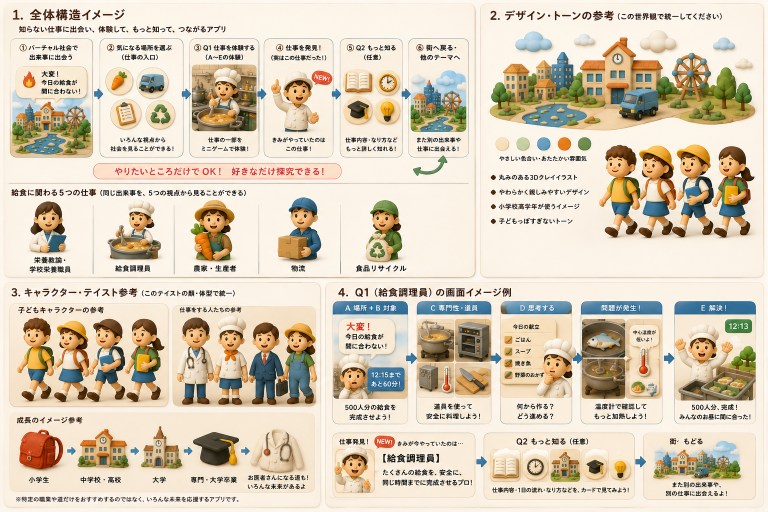
#> input picture assets-source/board1.png, 1536 x 1024 px (shown at 1/2 size)
$ python extract.py
#> lines starting #> are read from the running program, lines starting #| are printed output that depends on the picture
# Extract individual asset images from the JIBUN CHOICE design boards.
# Boards are 1536x1024. Object icons sit on a cream background, so after a
# generous crop we auto-trim the uniform background to get a tight sprite.
from PIL import Image
import os

SRC = os.path.dirname(os.path.abspath(__file__))
OUT = os.path.join(SRC, "..", "public", "assets")
os.makedirs(OUT, exist_ok=True)

b1 = Image.open(os.path.join(SRC, "board1.png"))
#> b1 is the input picture: PIL image 1536x1024 RGB; mean R, G, B 217, 204.6, 184.2
b2 = Image.open(os.path.join(SRC, "board2.png"))
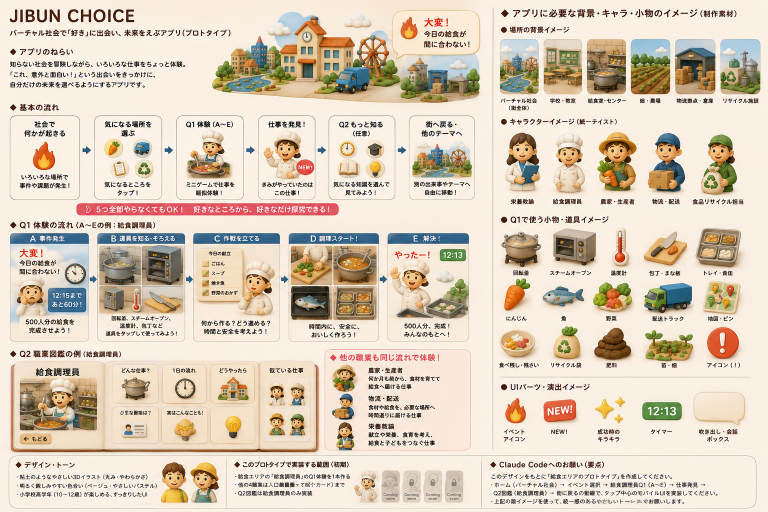
#> input picture assets-source/board2.png, 1536 x 1024 px (shown at 1/2 size)
#> b2 is the input picture: PIL image 1536x1024 RGB; mean R, G, B 219, 204.8, 186.9
b3 = Image.open(os.path.join(SRC, "board3.png"))
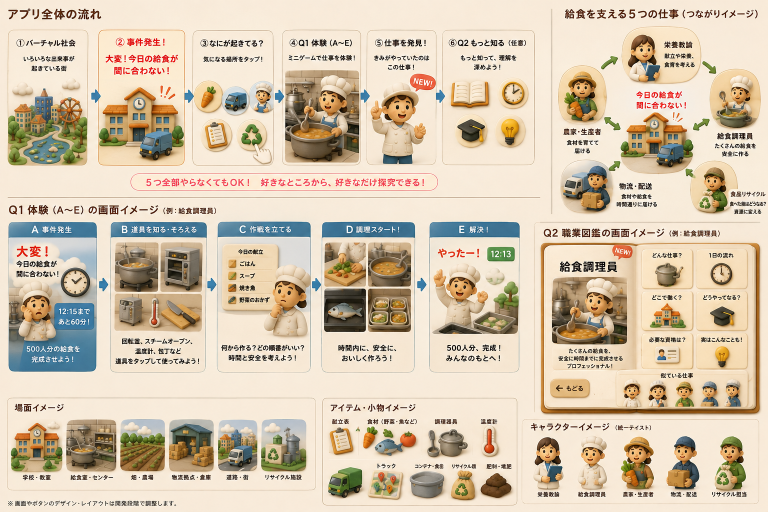
#> input picture assets-source/board3.png, 1536 x 1024 px (shown at 1/2 size)
#> b3 is the input picture: PIL image 1536x1024 RGB; mean R, G, B 212.7, 197.3, 174.9


def trim(im, thresh=26, pad=6):
    """Trim uniform background sampled from corners; keep small padding."""
    rgb = im.convert("RGB")
    w, h = rgb.size
    corners = [rgb.getpixel(p) for p in [(1, 1), (w - 2, 1), (1, h - 2), (w - 2, h - 2)]]
    bg = tuple(sum(c[i] for c in corners) // 4 for i in range(3))
    px = rgb.load()
    left, top, right, bottom = w, h, 0, 0
    for y in range(h):
        for x in range(w):
            r, g, bch = px[x, y]
            if abs(r - bg[0]) + abs(g - bg[1]) + abs(bch - bg[2]) > thresh * 3:
                if x < left:
                    left = x
                if x > right:
                    right = x
                if y < top:
                    top = y
                if y > bottom:
                    bottom = y
    if right <= left or bottom <= top:
        return im
    left = max(0, left - pad)
    top = max(0, top - pad)
    right = min(w, right + pad + 1)
    bottom = min(h, bottom + pad + 1)
    return im.crop((left, top, right, bottom))


# name: (board, box(l, t, r, b), trim?)
CROPS = {
    # --- large scenes ---
    "town-hero":        (b1, (980, 55, 1536, 265), False),
    "kids-walking":     (b1, (1200, 295, 1536, 495), True),
    # --- place backgrounds (board3 scene tiles, ~95px) ---
    "bg-school":        (b3, (22, 852, 118, 948), False),
    "bg-kitchen":       (b3, (128, 852, 232, 948), False),
    "bg-farm":          (b3, (242, 852, 336, 948), False),
    "bg-warehouse":     (b3, (340, 852, 438, 948), False),
    "bg-road":          (b3, (444, 852, 522, 948), False),
    "bg-recycle":       (b3, (528, 852, 628, 948), False),
    # --- profession characters (board2 right column, offset x+980, y+30) ---
    "char-nutrition":   (b2, (990, 290, 1090, 390), True),
    "char-cook":        (b2, (1090, 288, 1195, 390), True),
    "char-farmer":      (b2, (1195, 288, 1295, 390), True),
    "char-logistics":   (b2, (1295, 290, 1395, 390), True),
    "char-recycle":     (b2, (1395, 290, 1500, 390), True),
    # --- tools row 1 ---
    "tool-kama":        (b2, (990, 448, 1090, 534), True),
    "tool-oven":        (b2, (1090, 448, 1192, 534), True),
    "tool-thermo":      (b2, (1198, 448, 1278, 534), True),
    "tool-knife":       (b2, (1282, 448, 1392, 534), True),
    "tool-tray":        (b2, (1395, 444, 1502, 534), True),
    # --- tools row 2 ---
    "item-carrot":      (b2, (990, 560, 1072, 628), True),
    "item-fish":        (b2, (1072, 560, 1175, 628), True),
    "item-veggies":     (b2, (1185, 556, 1288, 628), True),
    "item-truck":       (b2, (1288, 556, 1395, 628), True),
    "item-map":         (b2, (1398, 556, 1498, 628), True),
    # --- tools row 3 ---
    "item-leftover":    (b2, (990, 655, 1082, 722), True),
    "item-recyclebag":  (b2, (1085, 652, 1178, 722), True),
    "item-compost":     (b2, (1185, 655, 1275, 722), True),
    "item-seedling":    (b2, (1282, 655, 1392, 722), True),
    "item-alert":       (b2, (1398, 652, 1490, 722), True),
    # --- UI parts ---
    "ui-fire":          (b2, (992, 782, 1062, 852), True),
    "ui-new":           (b2, (1075, 782, 1165, 852), True),
    "ui-sparkle":       (b2, (1178, 782, 1262, 852), True),
    "ui-timer":         (b2, (1278, 782, 1372, 852), True),
    "ui-balloon":       (b2, (1378, 778, 1500, 852), True),
}

for name, (board, box, do_trim) in CROPS.items():
    im = board.crop(box)
    if do_trim:
        im = trim(im)
    im.save(os.path.join(OUT, f"{name}.png"))
    print(f"{name}: {im.size}")
#> this loop made 33 passes
#> (name, box, do_trim, w in trim, h in trim, bg in trim) on passes 2, 9, 10, 11, 12, 13, 14, 15: ('kids-walking', (1200, 295, 1536, 495), True, 336, 200, (253, 246, 237)), ('char-nutrition', (990, 290, 1090, 390), True, 100, 100, (250, 240, 228)), ('char-cook', (1090, 288, 1195, 390), True, 105, 102, (251, 241, 228)), ('char-farmer', (1195, 288, 1295, 390), True, 100, 102, (250, 240, 228)), ('char-logistics', (1295, 290, 1395, 390), True, 100, 100, (251, 240, 227)), ('char-recycle', (1395, 290, 1500, 390), True, 105, 100, (250, 239, 227)), ('tool-kama', (990, 448, 1090, 534), True, 100, 86, (250, 239, 227)), ('tool-oven', (1090, 448, 1192, 534), True, 102, 86, (249, 239, 226))
#> (name, box, do_trim) on passes 1, 3, 4, 5, 6, 7: ('town-hero', (980, 55, 1536, 265), False), ('bg-school', (22, 852, 118, 948), False), ('bg-kitchen', (128, 852, 232, 948), False), ('bg-farm', (242, 852, 336, 948), False), ('bg-warehouse', (340, 852, 438, 948), False), ('bg-road', (444, 852, 522, 948), False)
#| town-hero: (556, 210)
#| kids-walking: (334, 200)
#| bg-school: (96, 96)
#| bg-kitchen: (104, 96)
#| bg-farm: (94, 96)
#| bg-warehouse: (98, 96)
#| bg-road: (78, 96)
#| bg-recycle: (100, 96)
#> (further printed lines are left out)
#> pass 3, `im = board.crop(box)`:
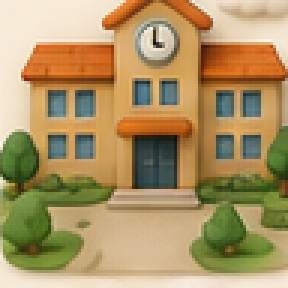
#> im: PIL image 96x96 RGB (shown 3 times larger); mean R, G, B 171.6, 148, 100.7
#> after the loop:
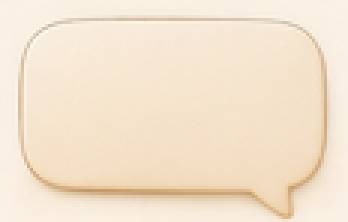
#> im: PIL image 116x74 RGB (shown 3 times larger); mean R, G, B 244, 227.2, 206.1

# contact sheet for visual verification
names = list(CROPS.keys())
#> names = 33 items, first 6: 'town-hero', 'kids-walking', 'bg-school', 'bg-kitchen', 'bg-farm', 'bg-warehouse'
cols = 6
cell = 130
rows = (len(names) + cols - 1) // cols
#> rows = 6
sheet = Image.new("RGB", (cols * cell, rows * (cell + 18)), (250, 245, 232))
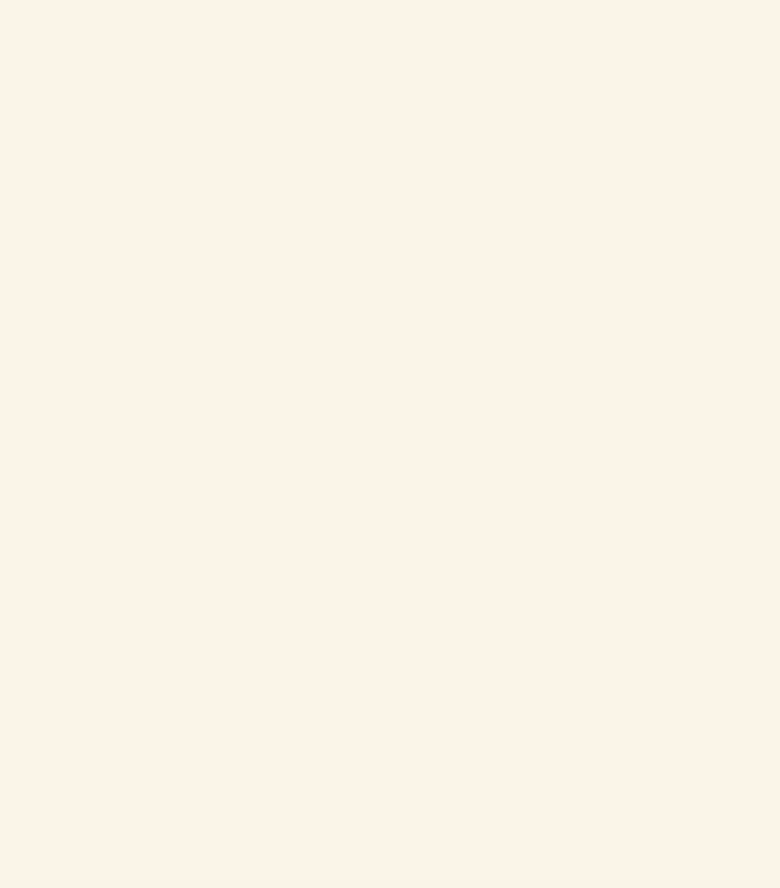
#> sheet: PIL image 780x888 RGB; mean R, G, B 250, 245, 232
from PIL import ImageDraw
d = ImageDraw.Draw(sheet)
for i, name in enumerate(names):
    im = Image.open(os.path.join(OUT, f"{name}.png"))
    im.thumbnail((cell - 10, cell - 10))
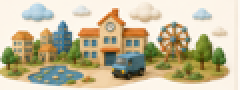
#> im: PIL image 120x45 RGB (shown 2 times larger); mean R, G, B 196.3, 186.7, 156
    x = (i % cols) * cell
#> x = 0
    y = (i // cols) * (cell + 18)
#> y = 0
    sheet.paste(im, (x + 5, y + 5))
    d.text((x + 5, y + cell + 2), name, fill=(60, 50, 40))
sheet.save(os.path.join(SRC, "contact-sheet.png"))
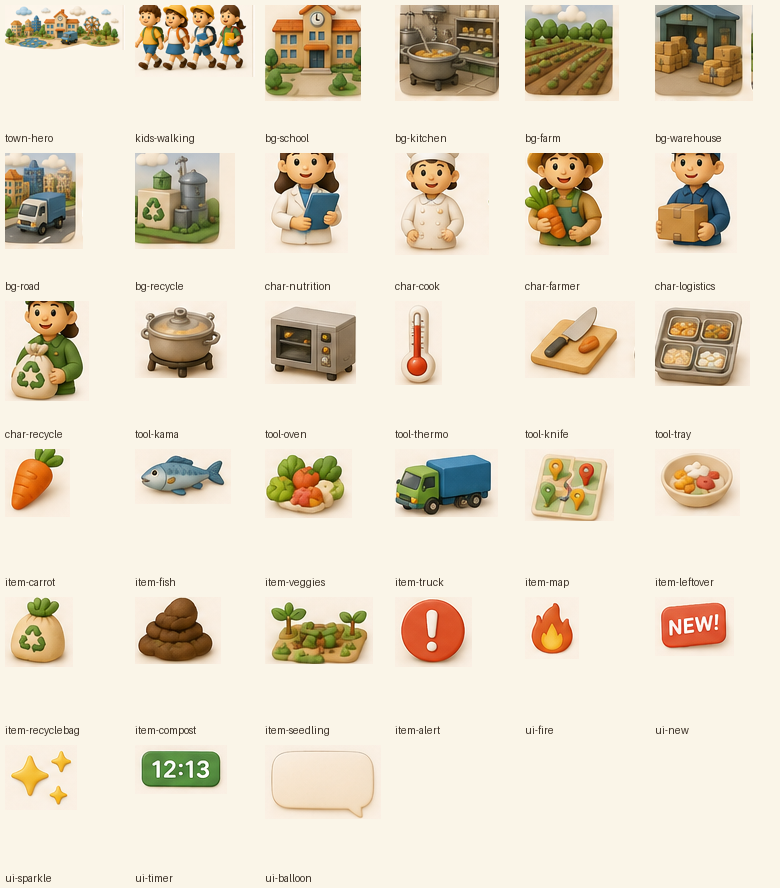
#> saved as contact-sheet.png: PIL image 780x888 RGB; mean R, G, B 229.2, 219.1, 199.7
print("contact sheet saved")
